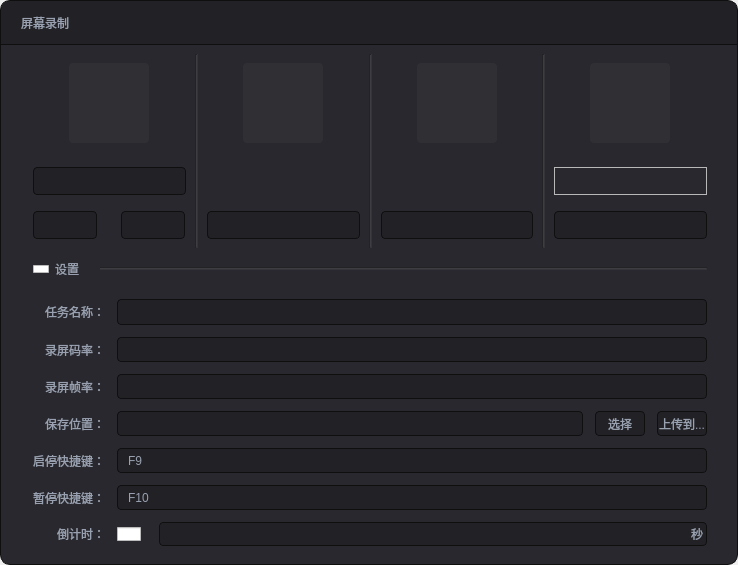
<?xml version="1.0" encoding="UTF-8"?>
<ui version="4.0">
 <class>RecordingWindow</class>
 <widget class="QMainWindow" name="RecordingWindow">
  <property name="geometry">
   <rect>
    <x>0</x>
    <y>0</y>
    <width>738</width>
    <height>565</height>
   </rect>
  </property>
  <property name="minimumSize">
   <size>
    <width>738</width>
    <height>565</height>
   </size>
  </property>
  <property name="maximumSize">
   <size>
    <width>738</width>
    <height>565</height>
   </size>
  </property>
  <property name="windowTitle">
   <string>RecordingWindow</string>
  </property>
  <property name="styleSheet">
   <string notr="true">QFrame#contentFrame
{
background-color:#28282E;
border-top : 0px solid #0F0F0F;
border-left : 1px solid #0F0F0F;
border-right : 1px solid #0F0F0F;
border-bottom : 1px solid #0F0F0F;
border-bottom-left-radius:10px;
border-bottom-right-radius:10px;
}

QFrame#titleFrame
{
border-top : 1px solid #0F0F0F;
border-left : 1px solid #0F0F0F;
border-right : 1px solid #0F0F0F;
border-bottom : 1px solid #0F0F0F;
background-color:#212126;
border-top-left-radius:10px;
border-top-right-radius:10px;
}


QFrame#countDownFrame
{
background-color:#212126;
border-radius:4px;
  border: 1px solid #0F0F0F;
}

QCheckBox,
QLabel
{
color:#99A1B0;
font-size:12px;
font-family:Microsoft YaHei UI;
}
QFrame#line,
#line_1,
#line_2,
#line_3,
#line_4
{
background-color:#353539;
}
QComboBox QAbstractItemView { outline: 0px;}
QLineEdit,
QComboBox{
  subcontrol-origin: padding;
  subcontrol-position: top right;
  selection-background-color: #40404A;
  selection-color: #3B3B41;
  color: #99A1B0;
  height:24px;
  background-color: #212126;
  border-style: solid;
  border: 1px solid #0F0F0F;
  border-radius: 4;
  padding: 1px 0px 1px 2px;
  font-size: 12px;
  font-family:Microsoft YaHei UI;
  padding-left:8px;
  }


  QComboBOx:hover
  {
  border: 1px #40404A;
  background-color:#40404A;
  color: white;
  }


  QComboBox:on
  {
  padding-top: 0px;
  padding-left: 0px;
  color: #99A1B0;
  background-color: #40404A;
  selection-background-color: #3B3B41;
  }

  QComboBox:!on
  {
  color: #99A1B0;
  }


  QComboBox QAbstractItemView
  {
  border: 0px solid darkgray;
  color: white;
  background-color:#212126;
  selection-background-color: #454549;
height:24px;
  }


  QComboBox QAbstractItemView::item
  {
  qproperty-elide-mode: '...';
  height:24px;
outline: 0px;
  }


  QComboBox::drop-down
  {
  subcontrol-origin: padding;
  subcontrol-position: top right;
  width: 15px;
  color: white;
  border-left-width: 0px;
  border-left-color: darkgray;
  border-left-style: solid;
  border-top-right-radius: 2px;
  border-bottom-right-radius: 2px;
  padding-right: 0px;
  }

  QComboBox::down-arrow
  {
  image: url(:/icons/images/comboBoxExpander.svg);
  width: 8px;
  height: 4px;
  }

QListWidget{outline:0px;}
QListView {
  border-radius: 4px;
  padding: 5px;
  margin: 0px;
}

QTableView::item,
QTreeView::item,
QListView::item {
  padding: 5px;
  height: 22px;
  color: #99A1B0;
  selection-color: white;
  border-color: transparent; 
  border-radius: 4px;
outline: 0px;
}



QTableView:item:selected,
QTreeView::item:selected,
QListView::item:selected {
  background-color: #40404A;
  selection-background-color:  #3B3B41;
  color: #99A1B0;
  selection-color:  white;
  border-radius: 4px;
}

QTableView:item:selected:focus,
QTreeView::item:selected:focus,
QListView::item:selected:focus {
  background-color: #40404A;
  selection-background-color:#3B3B41;
  color:  #99A1B0;
  selection-color: white; 
}


</string>
  </property>
  <widget class="QWidget" name="centralwidget">
   <layout class="QVBoxLayout" name="verticalLayout">
    <property name="spacing">
     <number>0</number>
    </property>
    <property name="leftMargin">
     <number>0</number>
    </property>
    <property name="topMargin">
     <number>0</number>
    </property>
    <property name="rightMargin">
     <number>0</number>
    </property>
    <property name="bottomMargin">
     <number>0</number>
    </property>
    <item>
     <widget class="QFrame" name="titleFrame">
      <property name="minimumSize">
       <size>
        <width>738</width>
        <height>45</height>
       </size>
      </property>
      <property name="maximumSize">
       <size>
        <width>738</width>
        <height>45</height>
       </size>
      </property>
      <property name="frameShape">
       <enum>QFrame::StyledPanel</enum>
      </property>
      <property name="frameShadow">
       <enum>QFrame::Raised</enum>
      </property>
      <layout class="QHBoxLayout" name="horizontalLayout">
       <property name="leftMargin">
        <number>20</number>
       </property>
       <property name="rightMargin">
        <number>20</number>
       </property>
       <item>
        <widget class="QLabel" name="label">
         <property name="text">
          <string>屏幕录制</string>
         </property>
        </widget>
       </item>
       <item>
        <spacer name="horizontalSpacer">
         <property name="orientation">
          <enum>Qt::Horizontal</enum>
         </property>
         <property name="sizeHint" stdset="0">
          <size>
           <width>40</width>
           <height>20</height>
          </size>
         </property>
        </spacer>
       </item>
       <item>
        <widget class="QPushButton" name="minimalButton">
         <property name="cursor">
          <cursorShape>PointingHandCursor</cursorShape>
         </property>
         <property name="text">
          <string/>
         </property>
         <property name="icon">
          <iconset resource="../resource.qrc">
           <normaloff>:/icons/images/minimize.svg</normaloff>:/icons/images/minimize.svg</iconset>
         </property>
         <property name="flat">
          <bool>true</bool>
         </property>
        </widget>
       </item>
       <item>
        <widget class="QPushButton" name="closeButton">
         <property name="cursor">
          <cursorShape>PointingHandCursor</cursorShape>
         </property>
         <property name="text">
          <string/>
         </property>
         <property name="icon">
          <iconset resource="../resource.qrc">
           <normaloff>:/icons/images/close.svg</normaloff>:/icons/images/close.svg</iconset>
         </property>
         <property name="flat">
          <bool>true</bool>
         </property>
        </widget>
       </item>
      </layout>
     </widget>
    </item>
    <item>
     <widget class="QFrame" name="contentFrame">
      <property name="frameShape">
       <enum>QFrame::StyledPanel</enum>
      </property>
      <property name="frameShadow">
       <enum>QFrame::Raised</enum>
      </property>
      <layout class="QVBoxLayout" name="verticalLayout_2" stretch="0,0,0">
       <property name="leftMargin">
        <number>23</number>
       </property>
       <property name="rightMargin">
        <number>21</number>
       </property>
       <item>
        <widget class="QWidget" name="AreaWidgets" native="true">
         <property name="sizePolicy">
          <sizepolicy hsizetype="Preferred" vsizetype="Preferred">
           <horstretch>0</horstretch>
           <verstretch>0</verstretch>
          </sizepolicy>
         </property>
         <layout class="QHBoxLayout" name="horizontalLayout_2">
          <property name="spacing">
           <number>0</number>
          </property>
          <property name="leftMargin">
           <number>0</number>
          </property>
          <property name="topMargin">
           <number>0</number>
          </property>
          <property name="rightMargin">
           <number>0</number>
          </property>
          <property name="bottomMargin">
           <number>0</number>
          </property>
          <item>
           <widget class="QWidget" name="ScreenAreaWidget" native="true">
            <layout class="QVBoxLayout" name="verticalLayout_3">
             <property name="spacing">
              <number>6</number>
             </property>
             <item>
              <layout class="QHBoxLayout" name="horizontalLayout_5">
               <item>
                <widget class="QPushButton" name="areaButton">
                 <property name="minimumSize">
                  <size>
                   <width>80</width>
                   <height>80</height>
                  </size>
                 </property>
                 <property name="maximumSize">
                  <size>
                   <width>80</width>
                   <height>80</height>
                  </size>
                 </property>
                 <property name="toolTip">
                  <string>录制区域</string>
                 </property>
                 <property name="styleSheet">
                  <string notr="true">QPushButton
{
qproperty-icon:url(:/icons/images/fullscreen.svg);
qproperty-iconSize:54px;
background-color:#2F2F34;
border-radius:4px;
}
QPushButton:hover
{
background-color:#212126;
}</string>
                 </property>
                 <property name="text">
                  <string/>
                 </property>
                </widget>
               </item>
              </layout>
             </item>
             <item>
              <layout class="QHBoxLayout" name="horizontalLayout_6">
               <property name="topMargin">
                <number>18</number>
               </property>
               <property name="bottomMargin">
                <number>10</number>
               </property>
               <item>
                <widget class="QComboBox" name="areaComboBox">
                 <property name="minimumSize">
                  <size>
                   <width>0</width>
                   <height>28</height>
                  </size>
                 </property>
                 <property name="maximumSize">
                  <size>
                   <width>160</width>
                   <height>28</height>
                  </size>
                 </property>
                </widget>
               </item>
              </layout>
             </item>
             <item>
              <layout class="QHBoxLayout" name="horizontalLayout_4">
               <item>
                <widget class="QLineEdit" name="areaWidthEdit">
                 <property name="sizePolicy">
                  <sizepolicy hsizetype="Minimum" vsizetype="Fixed">
                   <horstretch>0</horstretch>
                   <verstretch>0</verstretch>
                  </sizepolicy>
                 </property>
                 <property name="minimumSize">
                  <size>
                   <width>64</width>
                   <height>0</height>
                  </size>
                 </property>
                 <property name="maximumSize">
                  <size>
                   <width>64</width>
                   <height>16777215</height>
                  </size>
                 </property>
                </widget>
               </item>
               <item>
                <widget class="QLabel" name="label_3">
                 <property name="minimumSize">
                  <size>
                   <width>12</width>
                   <height>0</height>
                  </size>
                 </property>
                 <property name="maximumSize">
                  <size>
                   <width>12</width>
                   <height>16777215</height>
                  </size>
                 </property>
                 <property name="styleSheet">
                  <string notr="true">QLabel
{
image:url(:/icons/images/lock.svg);
}</string>
                 </property>
                 <property name="text">
                  <string/>
                 </property>
                </widget>
               </item>
               <item>
                <widget class="QLineEdit" name="areaHeightEdit">
                 <property name="sizePolicy">
                  <sizepolicy hsizetype="Minimum" vsizetype="Fixed">
                   <horstretch>0</horstretch>
                   <verstretch>0</verstretch>
                  </sizepolicy>
                 </property>
                 <property name="minimumSize">
                  <size>
                   <width>64</width>
                   <height>0</height>
                  </size>
                 </property>
                 <property name="maximumSize">
                  <size>
                   <width>64</width>
                   <height>16777215</height>
                  </size>
                 </property>
                </widget>
               </item>
              </layout>
             </item>
            </layout>
           </widget>
          </item>
          <item>
           <widget class="Line" name="line_2">
            <property name="orientation">
             <enum>Qt::Vertical</enum>
            </property>
           </widget>
          </item>
          <item>
           <widget class="QWidget" name="MicphoneWidget" native="true">
            <layout class="QVBoxLayout" name="verticalLayout_9">
             <item>
              <layout class="QHBoxLayout" name="horizontalLayout_8">
               <item>
                <widget class="QPushButton" name="micphoneButton">
                 <property name="minimumSize">
                  <size>
                   <width>80</width>
                   <height>80</height>
                  </size>
                 </property>
                 <property name="maximumSize">
                  <size>
                   <width>80</width>
                   <height>80</height>
                  </size>
                 </property>
                 <property name="toolTip">
                  <string>麦克风设备</string>
                 </property>
                 <property name="styleSheet">
                  <string notr="true">QPushButton
{
qproperty-icon:url(:/icons/images/micphone.svg);
qproperty-iconSize:54px;
background-color:#2F2F34;
border-radius:4px;
}
QPushButton:hover
{
background-color:#212126;
}</string>
                 </property>
                 <property name="text">
                  <string/>
                 </property>
                </widget>
               </item>
              </layout>
             </item>
             <item>
              <layout class="QVBoxLayout" name="verticalLayout_4">
               <property name="spacing">
                <number>0</number>
               </property>
               <property name="topMargin">
                <number>0</number>
               </property>
               <property name="bottomMargin">
                <number>10</number>
               </property>
               <item>
                <widget class="QLabel" name="micphoneLabel">
                 <property name="minimumSize">
                  <size>
                   <width>0</width>
                   <height>18</height>
                  </size>
                 </property>
                 <property name="text">
                  <string/>
                 </property>
                 <property name="alignment">
                  <set>Qt::AlignCenter</set>
                 </property>
                </widget>
               </item>
               <item>
                <widget class="VolumeControl" name="micphoneVolume" native="true">
                 <property name="sizePolicy">
                  <sizepolicy hsizetype="Preferred" vsizetype="Fixed">
                   <horstretch>0</horstretch>
                   <verstretch>0</verstretch>
                  </sizepolicy>
                 </property>
                 <property name="minimumSize">
                  <size>
                   <width>0</width>
                   <height>28</height>
                  </size>
                 </property>
                 <property name="maximumSize">
                  <size>
                   <width>16777215</width>
                   <height>28</height>
                  </size>
                 </property>
                </widget>
               </item>
              </layout>
             </item>
             <item>
              <layout class="QHBoxLayout" name="horizontalLayout_9">
               <item>
                <widget class="QComboBox" name="micphoneDeviceComboBox">
                 <property name="maximumSize">
                  <size>
                   <width>160</width>
                   <height>16777215</height>
                  </size>
                 </property>
                </widget>
               </item>
              </layout>
             </item>
            </layout>
           </widget>
          </item>
          <item>
           <widget class="Line" name="line_3">
            <property name="orientation">
             <enum>Qt::Vertical</enum>
            </property>
           </widget>
          </item>
          <item>
           <widget class="QWidget" name="PlayerWidget" native="true">
            <layout class="QVBoxLayout" name="verticalLayout_8">
             <item>
              <layout class="QHBoxLayout" name="horizontalLayout_13">
               <item>
                <widget class="QPushButton" name="playerButton">
                 <property name="minimumSize">
                  <size>
                   <width>80</width>
                   <height>80</height>
                  </size>
                 </property>
                 <property name="maximumSize">
                  <size>
                   <width>80</width>
                   <height>80</height>
                  </size>
                 </property>
                 <property name="toolTip">
                  <string>扬声器设备</string>
                 </property>
                 <property name="styleSheet">
                  <string notr="true">QPushButton
{
qproperty-icon:url(:/icons/images/player.svg);
qproperty-iconSize:54px;
background-color:#2F2F34;
border-radius:4px;
}
QPushButton:hover
{
background-color:#212126;
}</string>
                 </property>
                 <property name="text">
                  <string/>
                 </property>
                </widget>
               </item>
              </layout>
             </item>
             <item>
              <layout class="QVBoxLayout" name="verticalLayout_5">
               <property name="spacing">
                <number>0</number>
               </property>
               <property name="topMargin">
                <number>0</number>
               </property>
               <property name="bottomMargin">
                <number>10</number>
               </property>
               <item>
                <widget class="QLabel" name="playerLabel">
                 <property name="minimumSize">
                  <size>
                   <width>0</width>
                   <height>18</height>
                  </size>
                 </property>
                 <property name="text">
                  <string/>
                 </property>
                 <property name="alignment">
                  <set>Qt::AlignCenter</set>
                 </property>
                </widget>
               </item>
               <item>
                <widget class="VolumeControl" name="playerVolume" native="true">
                 <property name="minimumSize">
                  <size>
                   <width>0</width>
                   <height>28</height>
                  </size>
                 </property>
                 <property name="maximumSize">
                  <size>
                   <width>16777215</width>
                   <height>28</height>
                  </size>
                 </property>
                </widget>
               </item>
              </layout>
             </item>
             <item>
              <layout class="QHBoxLayout" name="horizontalLayout_15">
               <item>
                <widget class="QComboBox" name="playerDeviceComboBox">
                 <property name="maximumSize">
                  <size>
                   <width>160</width>
                   <height>16777215</height>
                  </size>
                 </property>
                </widget>
               </item>
              </layout>
             </item>
            </layout>
           </widget>
          </item>
          <item>
           <widget class="Line" name="line_4">
            <property name="orientation">
             <enum>Qt::Vertical</enum>
            </property>
           </widget>
          </item>
          <item>
           <widget class="QWidget" name="RecordingWidget" native="true">
            <layout class="QVBoxLayout" name="verticalLayout_7">
             <item>
              <layout class="QHBoxLayout" name="horizontalLayout_21">
               <item>
                <widget class="QPushButton" name="RecordingButton">
                 <property name="minimumSize">
                  <size>
                   <width>80</width>
                   <height>80</height>
                  </size>
                 </property>
                 <property name="maximumSize">
                  <size>
                   <width>80</width>
                   <height>80</height>
                  </size>
                 </property>
                 <property name="toolTip">
                  <string>开始停止 录制</string>
                 </property>
                 <property name="styleSheet">
                  <string notr="true">QPushButton
{
qproperty-icon:url(:/icons/images/start.svg);
qproperty-iconSize:44px;
background-color:#2F2F34;
border-radius:4px;
}
QPushButton:hover
{
background-color:#212126;
}</string>
                 </property>
                 <property name="text">
                  <string/>
                 </property>
                 <property name="flat">
                  <bool>false</bool>
                 </property>
                </widget>
               </item>
              </layout>
             </item>
             <item>
              <layout class="QHBoxLayout" name="horizontalLayout_22">
               <property name="topMargin">
                <number>18</number>
               </property>
               <property name="bottomMargin">
                <number>10</number>
               </property>
               <item>
                <widget class="QFrame" name="placeholder">
                 <property name="sizePolicy">
                  <sizepolicy hsizetype="Preferred" vsizetype="Expanding">
                   <horstretch>0</horstretch>
                   <verstretch>0</verstretch>
                  </sizepolicy>
                 </property>
                 <property name="minimumSize">
                  <size>
                   <width>0</width>
                   <height>28</height>
                  </size>
                 </property>
                 <property name="maximumSize">
                  <size>
                   <width>16777215</width>
                   <height>28</height>
                  </size>
                 </property>
                 <property name="frameShape">
                  <enum>QFrame::StyledPanel</enum>
                 </property>
                 <property name="frameShadow">
                  <enum>QFrame::Raised</enum>
                 </property>
                 <layout class="QHBoxLayout" name="horizontalLayout_24">
                  <property name="spacing">
                   <number>0</number>
                  </property>
                  <property name="leftMargin">
                   <number>0</number>
                  </property>
                  <property name="topMargin">
                   <number>0</number>
                  </property>
                  <property name="rightMargin">
                   <number>0</number>
                  </property>
                  <property name="bottomMargin">
                   <number>0</number>
                  </property>
                  <item>
                   <widget class="QLabel" name="statusLabel">
                    <property name="styleSheet">
                     <string notr="true">QLabel
{
color:#99A1B0;
font-size:12px;
font-family:Microsoft YaHei UI;
}</string>
                    </property>
                    <property name="text">
                     <string/>
                    </property>
                    <property name="alignment">
                     <set>Qt::AlignCenter</set>
                    </property>
                    <property name="wordWrap">
                     <bool>true</bool>
                    </property>
                   </widget>
                  </item>
                 </layout>
                </widget>
               </item>
              </layout>
             </item>
             <item>
              <layout class="QHBoxLayout" name="horizontalLayout_20">
               <item>
                <widget class="QComboBox" name="screenDeviceComboBox">
                 <property name="maximumSize">
                  <size>
                   <width>160</width>
                   <height>16777215</height>
                  </size>
                 </property>
                </widget>
               </item>
              </layout>
             </item>
            </layout>
           </widget>
          </item>
         </layout>
        </widget>
       </item>
       <item>
        <widget class="QWidget" name="SettingExpandWidget" native="true">
         <property name="sizePolicy">
          <sizepolicy hsizetype="Preferred" vsizetype="Fixed">
           <horstretch>0</horstretch>
           <verstretch>0</verstretch>
          </sizepolicy>
         </property>
         <property name="maximumSize">
          <size>
           <width>16777215</width>
           <height>30</height>
          </size>
         </property>
         <layout class="QHBoxLayout" name="horizontalLayout_3">
          <item>
           <widget class="QCheckBox" name="settingExpander">
            <property name="sizePolicy">
             <sizepolicy hsizetype="Minimum" vsizetype="Minimum">
              <horstretch>0</horstretch>
              <verstretch>0</verstretch>
             </sizepolicy>
            </property>
            <property name="styleSheet">
             <string notr="true">
 QCheckBox::indicator {
     width: 16px;
     height:8px;

 }

  QCheckBox::indicator:checked
  {
    image: url(:/icons/images/expander_expanded.svg)
  }
  QCheckBox::indicator:unchecked
  {
    image: url(:icons/images/expander_unexpand.svg)
  }</string>
            </property>
            <property name="text">
             <string>设置</string>
            </property>
           </widget>
          </item>
          <item>
           <spacer name="horizontalSpacer_2">
            <property name="orientation">
             <enum>Qt::Horizontal</enum>
            </property>
            <property name="sizeType">
             <enum>QSizePolicy::Fixed</enum>
            </property>
            <property name="sizeHint" stdset="0">
             <size>
              <width>14</width>
              <height>20</height>
             </size>
            </property>
           </spacer>
          </item>
          <item>
           <widget class="Line" name="line">
            <property name="sizePolicy">
             <sizepolicy hsizetype="Expanding" vsizetype="Fixed">
              <horstretch>0</horstretch>
              <verstretch>0</verstretch>
             </sizepolicy>
            </property>
            <property name="orientation">
             <enum>Qt::Horizontal</enum>
            </property>
           </widget>
          </item>
         </layout>
        </widget>
       </item>
       <item>
        <widget class="QWidget" name="SettingWidget" native="true">
         <property name="sizePolicy">
          <sizepolicy hsizetype="Preferred" vsizetype="Expanding">
           <horstretch>0</horstretch>
           <verstretch>0</verstretch>
          </sizepolicy>
         </property>
         <layout class="QVBoxLayout" name="verticalLayout_6">
          <property name="spacing">
           <number>12</number>
          </property>
          <property name="leftMargin">
           <number>1</number>
          </property>
          <property name="bottomMargin">
           <number>9</number>
          </property>
          <item>
           <layout class="QHBoxLayout" name="horizontalLayout_7">
            <property name="leftMargin">
             <number>20</number>
            </property>
            <item>
             <widget class="QLabel" name="label_2">
              <property name="sizePolicy">
               <sizepolicy hsizetype="Fixed" vsizetype="Preferred">
                <horstretch>0</horstretch>
                <verstretch>0</verstretch>
               </sizepolicy>
              </property>
              <property name="text">
               <string>任务名称：</string>
              </property>
             </widget>
            </item>
            <item>
             <widget class="QLineEdit" name="nameEdit"/>
            </item>
           </layout>
          </item>
          <item>
           <layout class="QHBoxLayout" name="horizontalLayout_10">
            <property name="leftMargin">
             <number>20</number>
            </property>
            <item>
             <widget class="QLabel" name="label_4">
              <property name="sizePolicy">
               <sizepolicy hsizetype="Fixed" vsizetype="Preferred">
                <horstretch>0</horstretch>
                <verstretch>0</verstretch>
               </sizepolicy>
              </property>
              <property name="text">
               <string>录屏码率：</string>
              </property>
             </widget>
            </item>
            <item>
             <widget class="QComboBox" name="bitrateComboBox"/>
            </item>
           </layout>
          </item>
          <item>
           <layout class="QHBoxLayout" name="horizontalLayout_12">
            <property name="leftMargin">
             <number>20</number>
            </property>
            <item>
             <widget class="QLabel" name="label_5">
              <property name="sizePolicy">
               <sizepolicy hsizetype="Fixed" vsizetype="Preferred">
                <horstretch>0</horstretch>
                <verstretch>0</verstretch>
               </sizepolicy>
              </property>
              <property name="text">
               <string>录屏帧率：</string>
              </property>
             </widget>
            </item>
            <item>
             <widget class="QComboBox" name="frameRateComboBox"/>
            </item>
           </layout>
          </item>
          <item>
           <layout class="QHBoxLayout" name="horizontalLayout_14">
            <property name="leftMargin">
             <number>20</number>
            </property>
            <item>
             <widget class="QLabel" name="label_6">
              <property name="text">
               <string>保存位置：</string>
              </property>
             </widget>
            </item>
            <item>
             <widget class="QLineEdit" name="savePathEdit"/>
            </item>
            <item>
             <widget class="QPushButton" name="pathSelectionButton">
              <property name="sizePolicy">
               <sizepolicy hsizetype="Fixed" vsizetype="Fixed">
                <horstretch>0</horstretch>
                <verstretch>0</verstretch>
               </sizepolicy>
              </property>
              <property name="minimumSize">
               <size>
                <width>50</width>
                <height>0</height>
               </size>
              </property>
              <property name="styleSheet">
               <string notr="true">QPushButton
{
  selection-background-color: #40404A;
  selection-color: #3B3B41;
  color: #99A1B0;
  height:24px;
  background-color: #212126;
  border-style: solid;
  border: 1px solid #0F0F0F;
  border-radius: 4;
  padding: 1px 0px 1px 2px;
  font-size: 12px;
  font-family:Microsoft YaHei UI;
  padding-left:0px;
}
QPushButton:hover
{
 background-color: #2F2F34;
}</string>
              </property>
              <property name="text">
               <string>选择</string>
              </property>
             </widget>
            </item>
            <item>
             <widget class="QPushButton" name="uploadButton">
              <property name="minimumSize">
               <size>
                <width>50</width>
                <height>0</height>
               </size>
              </property>
              <property name="styleSheet">
               <string notr="true">QPushButton
{
  selection-background-color: #40404A;
  selection-color: #3B3B41;
  color: #99A1B0;
  height:24px;
  background-color: #212126;
  border-style: solid;
  border: 1px solid #0F0F0F;
  border-radius: 4;
  padding: 1px 0px 1px 2px;
  font-size: 12px;
  font-family:Microsoft YaHei UI;
  padding-left:0px;
}
QPushButton:hover
{
 background-color: #2F2F34;
}</string>
              </property>
              <property name="text">
               <string>上传到...</string>
              </property>
             </widget>
            </item>
           </layout>
          </item>
          <item>
           <layout class="QHBoxLayout" name="horizontalLayout_17">
            <property name="leftMargin">
             <number>8</number>
            </property>
            <item>
             <widget class="QLabel" name="label_7">
              <property name="text">
               <string>启停快捷键：</string>
              </property>
             </widget>
            </item>
            <item>
             <widget class="QKeySequenceEdit" name="StartShortCut">
              <property name="keySequence">
               <string>F9</string>
              </property>
             </widget>
            </item>
           </layout>
          </item>
          <item>
           <layout class="QHBoxLayout" name="horizontalLayout_18">
            <property name="leftMargin">
             <number>8</number>
            </property>
            <item>
             <widget class="QLabel" name="label_8">
              <property name="text">
               <string>暂停快捷键：</string>
              </property>
             </widget>
            </item>
            <item>
             <widget class="QKeySequenceEdit" name="PauseShortCut">
              <property name="keySequence">
               <string>F10</string>
              </property>
             </widget>
            </item>
           </layout>
          </item>
          <item>
           <layout class="QHBoxLayout" name="horizontalLayout_19">
            <property name="leftMargin">
             <number>32</number>
            </property>
            <property name="bottomMargin">
             <number>0</number>
            </property>
            <item>
             <widget class="QLabel" name="label_9">
              <property name="sizePolicy">
               <sizepolicy hsizetype="Fixed" vsizetype="Preferred">
                <horstretch>0</horstretch>
                <verstretch>0</verstretch>
               </sizepolicy>
              </property>
              <property name="text">
               <string>倒计时：</string>
              </property>
             </widget>
            </item>
            <item>
             <widget class="QCheckBox" name="countDownCheckBox">
              <property name="sizePolicy">
               <sizepolicy hsizetype="Fixed" vsizetype="Fixed">
                <horstretch>0</horstretch>
                <verstretch>0</verstretch>
               </sizepolicy>
              </property>
              <property name="styleSheet">
               <string notr="true"> QCheckBox::indicator {
     width: 24px;
     height:14px;

 }

  QCheckBox::indicator:checked
  {
    image: url(:/icons/images/checkbox_checked.svg)
  }
  QCheckBox::indicator:unchecked
  {
    image: url(:/icons/images/checkbox_unchecked.svg)
  }</string>
              </property>
              <property name="text">
               <string/>
              </property>
             </widget>
            </item>
            <item>
             <widget class="QFrame" name="countDownFrame">
              <property name="sizePolicy">
               <sizepolicy hsizetype="Preferred" vsizetype="Fixed">
                <horstretch>0</horstretch>
                <verstretch>0</verstretch>
               </sizepolicy>
              </property>
              <property name="minimumSize">
               <size>
                <width>0</width>
                <height>24</height>
               </size>
              </property>
              <property name="frameShape">
               <enum>QFrame::StyledPanel</enum>
              </property>
              <property name="frameShadow">
               <enum>QFrame::Raised</enum>
              </property>
              <layout class="QHBoxLayout" name="horizontalLayout_23">
               <property name="spacing">
                <number>5</number>
               </property>
               <property name="leftMargin">
                <number>0</number>
               </property>
               <property name="topMargin">
                <number>0</number>
               </property>
               <property name="rightMargin">
                <number>3</number>
               </property>
               <property name="bottomMargin">
                <number>0</number>
               </property>
               <item>
                <widget class="QLineEdit" name="countDownEdit">
                 <property name="styleSheet">
                  <string notr="true">QLineEdit,
QComboBox{
  subcontrol-origin: padding;
  subcontrol-position: top right;
  selection-background-color: #40404A;
  selection-color: #3B3B41;
  color: #99A1B0;
  height:24px;
  background-color: #212126;
  border-style: solid;
  border: 0px solid #0F0F0F;
  padding: 1px 0px 1px 2px;
  font-size: 12px;
  font-family:Microsoft YaHei UI;
  padding-left:8px;
  }</string>
                 </property>
                </widget>
               </item>
               <item>
                <widget class="QLabel" name="label_10">
                 <property name="text">
                  <string>秒</string>
                 </property>
                </widget>
               </item>
              </layout>
             </widget>
            </item>
           </layout>
          </item>
         </layout>
        </widget>
       </item>
      </layout>
     </widget>
    </item>
   </layout>
  </widget>
 </widget>
 <customwidgets>
  <customwidget>
   <class>VolumeControl</class>
   <extends>QWidget</extends>
   <header>volumecontrol.h</header>
   <container>1</container>
  </customwidget>
 </customwidgets>
 <resources>
  <include location="../resource.qrc"/>
 </resources>
 <connections/>
</ui>
